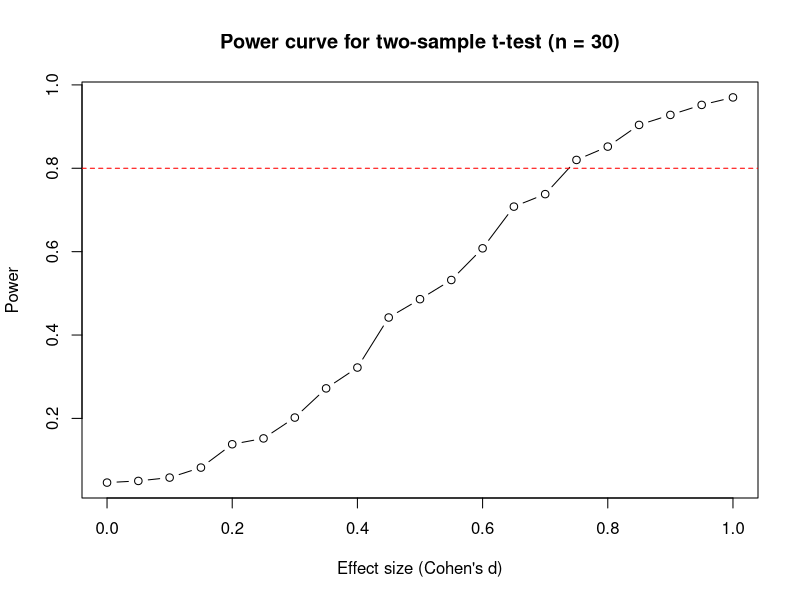
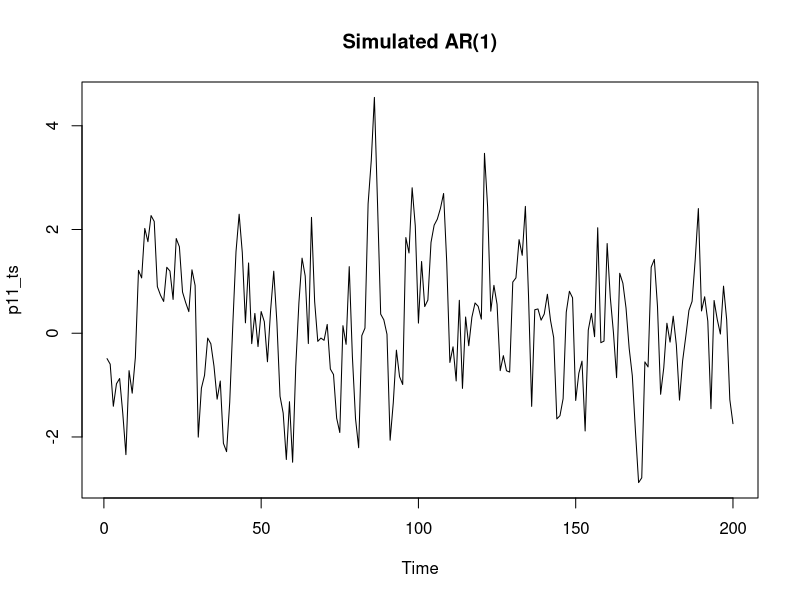
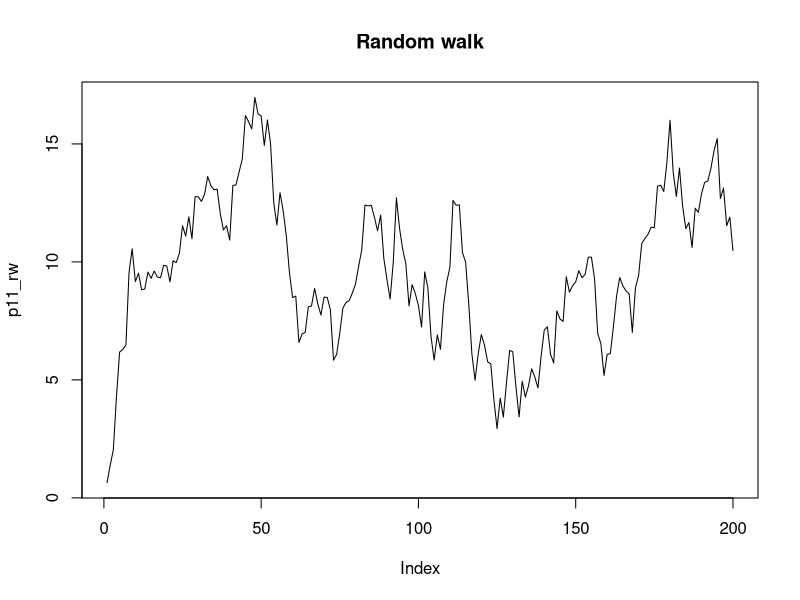
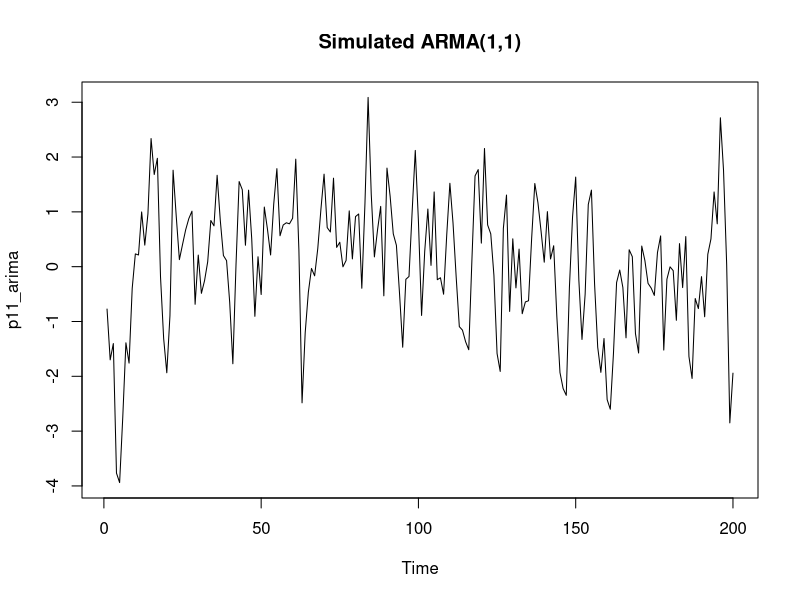
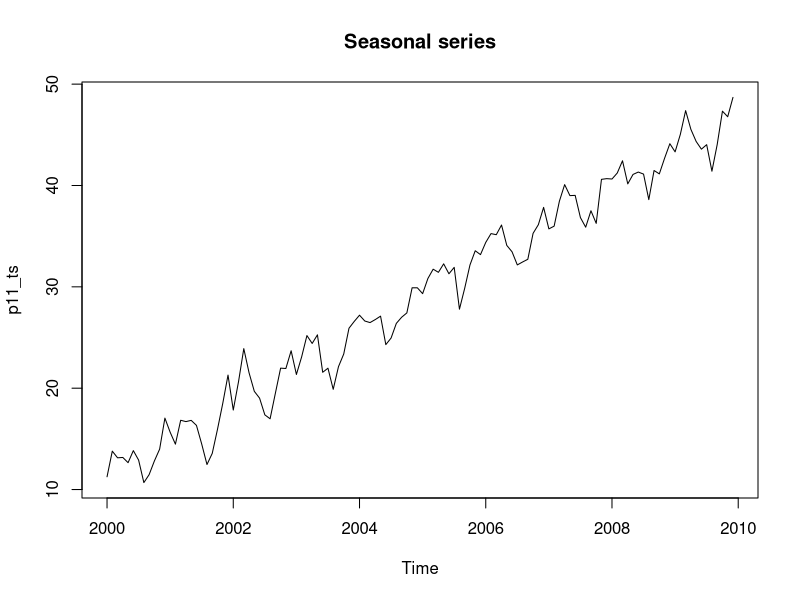
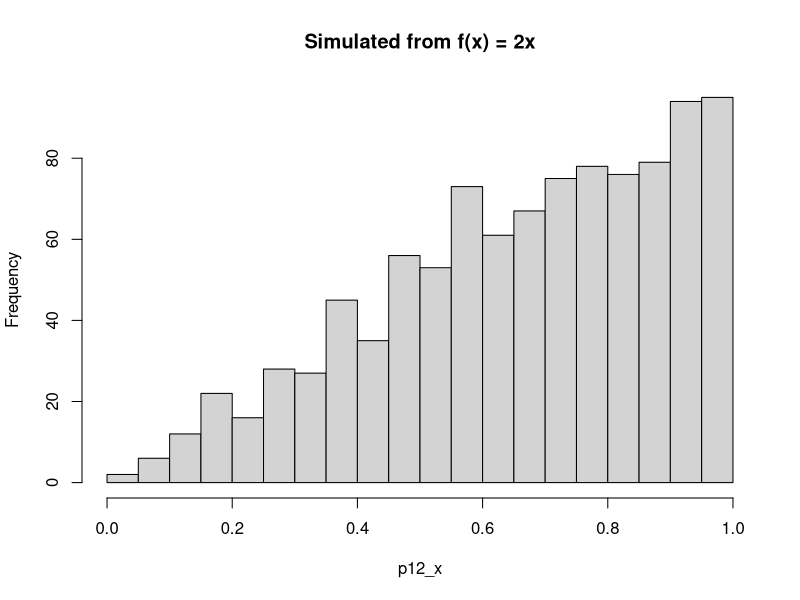
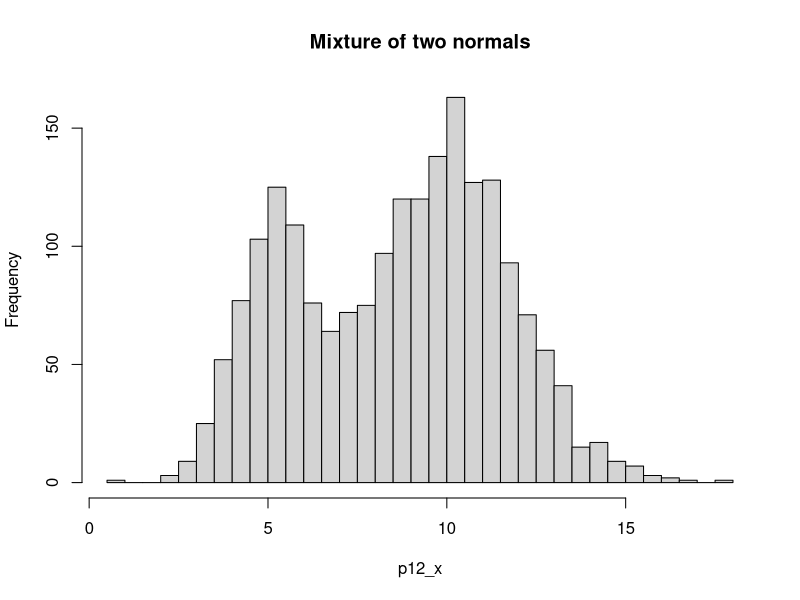
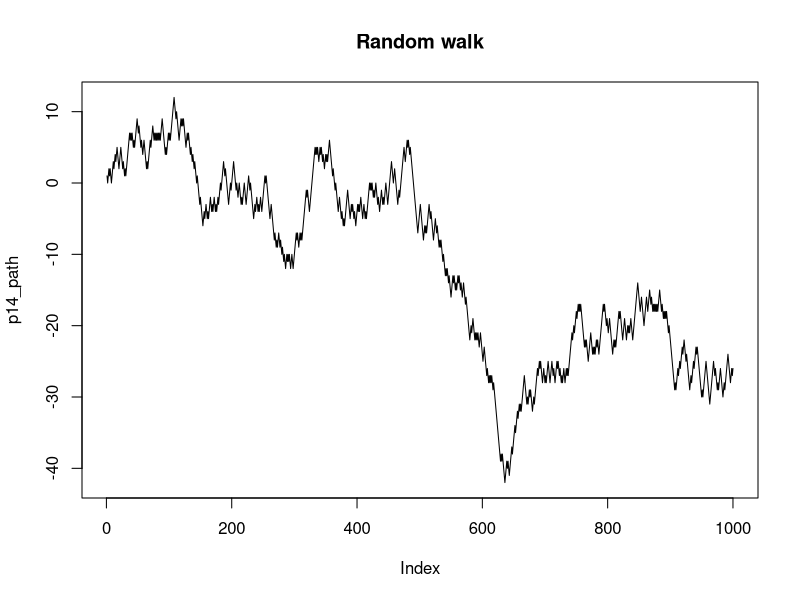

Here is the R script that generated these plots, in order:
## ---- chunk 1
knitr::opts_chunk$set(echo = TRUE, warning = FALSE, message = FALSE)

library(tidyverse)
library(knitr)
## ---- chunk 2
# --- Self-contained: reproducibility ---
set.seed(101)
p1_a <- rnorm(3)

set.seed(101)
p1_b <- rnorm(3)

identical(p1_a, p1_b)
## ---- chunk 3
# --- Self-contained: convergence ---
set.seed(102)
p1_means <- cumsum(rnorm(5000)) / 1:5000   # running mean of N(0,1)
tail(p1_means, 5)
## ---- chunk 4
# --- Self-contained: set.seed ---
set.seed(201)
p2_x <- rnorm(5)
p2_x
## ---- chunk 5
# --- Self-contained: same seed, different generators ---
set.seed(202)
p2_a <- rnorm(3)

set.seed(202)
p2_b <- rnorm(3)
p2_c <- runif(3)   # advances RNG state

identical(p2_a, p2_b)
## ---- chunk 6
# --- Self-contained: sampling options ---
set.seed(203)
p2_pop <- 1:10

sample(p2_pop, 5)                        # without replacement
sample(p2_pop, 5, replace = TRUE)        # with replacement
sample(p2_pop, 5, prob = 1:10)           # weighted
sample(c("H", "T"), 10, replace = TRUE,
       prob = c(0.5, 0.5))               # coin flips
## ---- chunk 7
# --- Self-contained: stratified sampling ---
set.seed(204)
p2_strata <- c(rep("A", 100), rep("B", 200), rep("C", 300))
p2_values <- rnorm(600, 50, 10)

# Proportional allocation: n = 60
p2_n  <- 60
p2_N  <- table(p2_strata)
p2_nh <- round(p2_n * p2_N / sum(p2_N))

p2_sample <- unlist(lapply(names(p2_N), function(h) {
  idx <- which(p2_strata == h)
  sample(idx, p2_nh[h])
}))
length(p2_sample); table(p2_strata[p2_sample])
## ---- chunk 8
# --- Self-contained: shuffling ---
set.seed(205)
p2_x <- 1:10
sample(p2_x)                # permutation
sample(p2_x)[1:3]           # random subset
## ---- chunk 9
# --- Self-contained: k-fold indices ---
set.seed(206)
p2_n <- 100
p2_K <- 5
p2_folds <- sample(rep(1:p2_K, length.out = p2_n))
table(p2_folds)
## ---- chunk 10
# --- Self-contained: train/test split ---
set.seed(207)
p2_df <- tibble(id = 1:100, y = rnorm(100))
p2_idx <- sample(1:nrow(p2_df), size = 0.8 * nrow(p2_df))
p2_train <- p2_df[p2_idx, ]
p2_test  <- p2_df[-p2_idx, ]
nrow(p2_train); nrow(p2_test)
## ---- chunk 11
# --- Self-contained: normal ---
dnorm(0)               # density at 0
pnorm(1.96)            # P(X <= 1.96)
qnorm(0.975)           # 97.5% quantile = 1.96
set.seed(301); rnorm(3)
## ---- chunk 12
# --- Self-contained: uniform ---
dunif(0.5)                # density at 0.5
punif(0.5)                # P(X <= 0.5)
qunif(0.5)                # median
set.seed(302); runif(3)
## ---- chunk 13
# --- Self-contained: binomial ---
dbinom(3, size = 10, prob = 0.5)   # P(X = 3)
pbinom(3, size = 10, prob = 0.5)   # P(X <= 3)
qbinom(0.95, size = 10, prob = 0.5)
set.seed(303); rbinom(5, size = 10, prob = 0.5)
## ---- chunk 14
# --- Self-contained: Poisson ---
dpois(2, lambda = 3)                # P(X = 2)
ppois(2, lambda = 3)                # P(X <= 2)
qpois(0.95, lambda = 3)
set.seed(304); rpois(5, lambda = 3)
## ---- chunk 15
# --- Self-contained: exponential ---
dexp(1, rate = 2)
pexp(1, rate = 2)
qexp(0.5, rate = 2)
set.seed(305); rexp(5, rate = 2)
## ---- chunk 16
# --- Self-contained: chisq, t, F ---
pchisq(3.84, df = 1)          # ≈ 0.95
qt(0.975, df = 10)            # 97.5% t quantile
qf(0.95, df1 = 2, df2 = 10)   # 95% F quantile
set.seed(306); rchisq(3, df = 5); rt(3, df = 10); rf(3, df1 = 2, df2 = 5)
## ---- chunk 17
# --- Self-contained: MVN ---
set.seed(307)
p3_mu    <- c(0, 0)
p3_Sigma <- matrix(c(1, 0.7, 0.7, 1), nrow = 2)

# Manual MVN draw
p3_z <- matrix(rnorm(10 * 2), ncol = 2)
p3_x <- p3_z %*% chol(p3_Sigma) + matrix(p3_mu, nrow = 10, ncol = 2, byrow = TRUE)
round(head(p3_x, 3), 3)
## ---- chunk 18
# --- Self-contained: truncated normal (rejection) ---
set.seed(308)
p3_n <- 1000
p3_x <- rnorm(p3_n)
p3_trunc <- p3_x[p3_x > 0]     # keep only values > 0
length(p3_trunc)
## ---- chunk 19
# --- Self-contained: general discrete ---
set.seed(309)
p3_vals   <- c(0, 1, 2, 5)
p3_probs  <- c(0.2, 0.4, 0.3, 0.1)

p3_draws <- sample(p3_vals, 1000, replace = TRUE, prob = p3_probs)
table(p3_draws) / 1000
## ---- chunk 20
# --- Self-contained: verify generator ---
set.seed(310)
p3_x <- rnorm(10000, mean = 5, sd = 2)
c(mean = mean(p3_x), sd = sd(p3_x))
## ---- chunk 21
# --- Self-contained: MC estimate of a mean ---
set.seed(401)
p4_B <- 5000
p4_x <- rnorm(p4_B, mean = 50, sd = 10)
mean(p4_x)
sd(p4_x) / sqrt(p4_B)
## ---- chunk 22
# --- Self-contained: MC estimate of variance ---
set.seed(402)
p4_B <- 5000
p4_x <- rnorm(p4_B, mean = 50, sd = 10)
var(p4_x)
## ---- chunk 23
# --- Self-contained: MC estimate of a probability ---
set.seed(403)
p4_B <- 10000
p4_x <- rnorm(p4_B)
mean(p4_x > 2)              # estimated probability
sqrt(mean(p4_x > 2) * (1 - mean(p4_x > 2)) / p4_B)   # MC-SE
## ---- chunk 24
# --- Self-contained: MC estimate of a quantile ---
set.seed(404)
p4_B <- 10000
p4_x <- rnorm(p4_B)
quantile(p4_x, 0.975)
## ---- chunk 25
# --- Self-contained: MC estimate of a nonlinear function ---
set.seed(405)
p4_B <- 5000
p4_x <- runif(p4_B)
mean(p4_x^2)
## ---- chunk 26
# --- Self-contained: rare event ---
set.seed(406)
p4_B <- 100000
p4_x <- rnorm(p4_B)
mean(p4_x > 4)              # P(X > 4) ≈ 3.17e-5
## ---- chunk 27
# --- Self-contained: joint probability ---
set.seed(407)
p4_B <- 10000
p4_Sigma <- matrix(c(1, 0.5, 0.5, 1), nrow = 2)
p4_z <- matrix(rnorm(p4_B * 2), ncol = 2)
p4_x <- p4_z %*% chol(p4_Sigma)
mean(p4_x[,1] > 0 & p4_x[,2] > 0)
## ---- chunk 28
# --- Self-contained: bias of the sample mean ---
set.seed(501)
p5_B  <- 5000
p5_n  <- 30
p5_mu <- 10

p5_means <- replicate(p5_B, mean(rnorm(p5_n, mean = p5_mu)))

c(bias = mean(p5_means) - p5_mu,
  var  = var(p5_means),
  mse  = mean((p5_means - p5_mu)^2))
## ---- chunk 29
# --- Self-contained: bias of the median ---
set.seed(502)
p5_B  <- 5000
p5_n  <- 30
p5_mu <- 0

p5_med <- replicate(p5_B, median(rnorm(p5_n, mean = p5_mu)))

c(bias = mean(p5_med) - p5_mu,
  var  = var(p5_med),
  mse  = mean((p5_med - p5_mu)^2))
## ---- chunk 30
# --- Self-contained: biased variance estimator ---
set.seed(503)
p5_B <- 5000
p5_n <- 20
p5_sigma2 <- 4

p5_biased <- replicate(p5_B, {
  y <- rnorm(p5_n, sd = sqrt(p5_sigma2))
  mean((y - mean(y))^2)
})

c(bias = mean(p5_biased) - p5_sigma2)
## ---- chunk 31
# --- Self-contained: bias of ratio estimator ---
set.seed(504)
p5_B  <- 5000
p5_n  <- 30
p5_N  <- 500
p5_x  <- rnorm(p5_N, mean = 20, sd = 4)
p5_y  <- 3 * p5_x + rnorm(p5_N, sd = 3)
p5_mux <- mean(p5_x)
p5_muy <- mean(p5_y)

p5_ratio <- replicate(p5_B, {
  idx <- sample(p5_N, p5_n)
  mean(p5_y[idx]) / mean(p5_x[idx]) * p5_mux
})

c(true = p5_muy,
  bias = mean(p5_ratio) - p5_muy,
  var  = var(p5_ratio),
  mse  = mean((p5_ratio - p5_muy)^2))
## ---- chunk 32
# --- Self-contained: mean vs median ---
set.seed(505)
p5_B  <- 5000
p5_n  <- 30
p5_mu <- 0

p5_mean <- replicate(p5_B, mean(rnorm(p5_n)))
p5_med  <- replicate(p5_B, median(rnorm(p5_n)))

tibble(
  Estimator = c("Mean", "Median"),
  Bias      = c(mean(p5_mean) - p5_mu, mean(p5_med) - p5_mu),
  Variance  = c(var(p5_mean), var(p5_med)),
  MSE       = c(mean((p5_mean - p5_mu)^2), mean((p5_med - p5_mu)^2))
) %>% kable(digits = 5)
## ---- chunk 33
# --- Self-contained: relative efficiency ---
set.seed(506)
p5_mean <- replicate(5000, mean(rnorm(30)))
p5_med  <- replicate(5000, median(rnorm(30)))

mse_mean <- mean(p5_mean^2)
mse_med  <- mean(p5_med^2)
c(RE_median_vs_mean = mse_med / mse_mean,
  RE_mean_vs_median = mse_mean / mse_med)
## ---- chunk 34
# --- Self-contained: coverage of a t-based CI ---
set.seed(601)
p6_B  <- 5000
p6_n  <- 25
p6_mu <- 10
p6_sd <- 2

p6_cover <- replicate(p6_B, {
  y <- rnorm(p6_n, mean = p6_mu, sd = p6_sd)
  ci <- t.test(y)$conf.int
  ci[1] <= p6_mu & p6_mu <= ci[2]
})

mean(p6_cover)
## ---- chunk 35
# --- Self-contained: coverage with wrong SE ---
set.seed(602)
p6_B  <- 5000
p6_n  <- 25
p6_mu <- 10
p6_sd <- 2

p6_cover_bad <- replicate(p6_B, {
  y <- rnorm(p6_n, mean = p6_mu, sd = p6_sd)
  z <- qnorm(0.975)
  se_wrong <- sd(y) / sqrt(p6_n - 1)   # WRONG denominator
  ci <- mean(y) + c(-1, 1) * z * se_wrong
  ci[1] <= p6_mu & p6_mu <= ci[2]
})

mean(p6_cover_bad)
## ---- chunk 36
# --- Self-contained: coverage with FPC ---
set.seed(603)
p6_B  <- 5000
p6_N  <- 200
p6_n  <- 40
p6_pop <- rnorm(p6_N, mean = 50, sd = 10)
p6_mu  <- mean(p6_pop)
p6_z   <- qnorm(0.975)

p6_cover_fpc <- replicate(p6_B, {
  s <- sample(p6_pop, p6_n)
  se <- sqrt((1 - p6_n / p6_N) * var(s) / p6_n)
  ci <- mean(s) + c(-1, 1) * p6_z * se
  ci[1] <= p6_mu & p6_mu <= ci[2]
})

mean(p6_cover_fpc)
## ---- chunk 37
# --- Self-contained: bootstrap percentile CI coverage ---
set.seed(604)
p6_B  <- 2000
p6_n  <- 30
p6_mu <- 5

p6_cover_boot <- replicate(p6_B, {
  y <- rnorm(p6_n, mean = p6_mu)
  boot_means <- replicate(500, mean(sample(y, replace = TRUE)))
  ci <- quantile(boot_means, c(0.025, 0.975))
  ci[1] <= p6_mu & p6_mu <= ci[2]
})

mean(p6_cover_boot)
## ---- chunk 38
# --- Self-contained: CI width vs n ---
set.seed(605)
p6_n_grid <- c(10, 20, 50, 100, 500)

p6_widths <- sapply(p6_n_grid, function(nn) {
  mean(replicate(1000, diff(t.test(rnorm(nn))$conf.int)))
})

tibble(n = p6_n_grid, width = p6_widths) %>% kable(digits = 3)
## ---- chunk 39
# --- Self-contained: bootstrap SE ---
set.seed(701)
p7_y <- rnorm(50, mean = 10, sd = 2)

p7_B <- 2000
p7_boot_means <- replicate(p7_B, mean(sample(p7_y, replace = TRUE)))

c(se_boot = sd(p7_boot_means),
  se_theory = sd(p7_y) / sqrt(length(p7_y)))
## ---- chunk 40
# --- Self-contained: percentile bootstrap CI ---
set.seed(702)
p7_y <- rnorm(50, mean = 10, sd = 2)

p7_boot_means <- replicate(2000, mean(sample(p7_y, replace = TRUE)))
quantile(p7_boot_means, c(0.025, 0.975))
## ---- chunk 41
# --- Self-contained: basic bootstrap CI ---
set.seed(703)
p7_y <- rnorm(50, mean = 10, sd = 2)

p7_boot_means <- replicate(2000, mean(sample(p7_y, replace = TRUE)))
p7_pct <- quantile(p7_boot_means, c(0.025, 0.975))
# Basic CI: 2*theta_hat - upper, 2*theta_hat - lower
p7_basic <- 2 * mean(p7_y) - rev(p7_pct)
p7_basic
## ---- chunk 42
# --- Self-contained: bootstrap correlation ---
set.seed(704)
p7_df <- tibble(x = rnorm(100), y = rnorm(100))
p7_boot_cor <- replicate(2000, {
  idx <- sample(nrow(p7_df), replace = TRUE)
  cor(p7_df$x[idx], p7_df$y[idx])
})
c(est = cor(p7_df$x, p7_df$y),
  lo = quantile(p7_boot_cor, 0.025),
  hi = quantile(p7_boot_cor, 0.975))
## ---- chunk 43
# --- Self-contained: bootstrap slope ---
set.seed(705)
p7_df <- tibble(x = rnorm(100), y = 2 + 3 * x + rnorm(100))
p7_boot_slope <- replicate(2000, {
  idx <- sample(nrow(p7_df), replace = TRUE)
  coef(lm(y ~ x, data = p7_df[idx, ]))[2]
})
c(est = coef(lm(y ~ x, data = p7_df))[2],
  lo = quantile(p7_boot_slope, 0.025),
  hi = quantile(p7_boot_slope, 0.975))
## ---- chunk 44
# --- Self-contained: bootstrap proportion ---
set.seed(706)
p7_y <- rbinom(100, 1, 0.4)
p7_boot_p <- replicate(2000, mean(sample(p7_y, replace = TRUE)))
c(est = mean(p7_y),
  lo = quantile(p7_boot_p, 0.025),
  hi = quantile(p7_boot_p, 0.975))
## ---- chunk 45
# --- Self-contained: block bootstrap ---
set.seed(707)
p7_ts <- arima.sim(model = list(ar = 0.7), n = 100)
p7_B  <- 2000
p7_L  <- 10      # block length
p7_n  <- length(p7_ts)

p7_boot_mean <- replicate(p7_B, {
  n_blocks <- ceiling(p7_n / p7_L)
  starts <- sample(1:(p7_n - p7_L + 1), n_blocks, replace = TRUE)
  blocks <- unlist(lapply(starts, function(s) p7_ts[s:(s + p7_L - 1)]))
  mean(blocks[1:p7_n])
})
c(est = mean(p7_ts),
  lo = quantile(p7_boot_mean, 0.025),
  hi = quantile(p7_boot_mean, 0.975))
## ---- chunk 46
# --- Self-contained: parametric bootstrap ---
set.seed(708)
p7_df <- tibble(x = rnorm(100), y = 2 + 3 * x + rnorm(100))
p7_fit <- lm(y ~ x, data = p7_df)
p7_sigma_hat <- summary(p7_fit)$sigma
p7_beta_hat  <- coef(p7_fit)

p7_boot <- replicate(2000, {
  p7_df$y_sim <- p7_beta_hat[1] + p7_beta_hat[2] * p7_df$x +
                 rnorm(nrow(p7_df), sd = p7_sigma_hat)
  coef(lm(y_sim ~ x, data = p7_df))[2]
})
c(est = p7_beta_hat[2],
  lo = quantile(p7_boot, 0.025),
  hi = quantile(p7_boot, 0.975))
## ---- chunk 47
# --- Self-contained: cluster bootstrap ---
set.seed(709)
p7_clusters <- 30
p7_sizes    <- sample(5:15, p7_clusters, replace = TRUE)
p7_df <- tibble(
  cluster = rep(1:p7_clusters, times = p7_sizes),
  y = rnorm(sum(p7_sizes)) + rep(rnorm(p7_clusters, 0, 2), times = p7_sizes)
)

p7_unique_clusters <- unique(p7_df$cluster)
p7_boot <- replicate(2000, {
  picked <- sample(p7_unique_clusters, replace = TRUE)
  y <- unlist(lapply(picked, function(k) p7_df$y[p7_df$cluster == k]))
  mean(y)
})
c(est = mean(p7_df$y),
  lo = quantile(p7_boot, 0.025),
  hi = quantile(p7_boot, 0.975))
## ---- chunk 48
# --- Self-contained: permutation test for two means ---
set.seed(801)
p8_x <- rnorm(30, mean = 10)
p8_y <- rnorm(30, mean = 11)

p8_obs <- mean(p8_x) - mean(p8_y)
p8_pooled <- c(p8_x, p8_y)
p8_B <- 5000

p8_perms <- replicate(p8_B, {
  idx <- sample(length(p8_pooled), length(p8_x))
  mean(p8_pooled[idx]) - mean(p8_pooled[-idx])
})

p8_pval <- mean(abs(p8_perms) >= abs(p8_obs))
p8_pval
## ---- chunk 49
# --- Self-contained: permutation test for correlation ---
set.seed(802)
p8_x <- rnorm(50)
p8_y <- 0.5 * p8_x + rnorm(50, sd = sqrt(1 - 0.25))

p8_obs <- cor(p8_x, p8_y)
p8_B <- 5000

p8_perms <- replicate(p8_B, {
  cor(p8_x, sample(p8_y))
})

mean(abs(p8_perms) >= abs(p8_obs))
## ---- chunk 50
# --- Self-contained: permutation test for slope ---
set.seed(803)
p8_df <- tibble(x = rnorm(60), y = 2 + 0.5 * x + rnorm(60))
p8_obs <- coef(lm(y ~ x, data = p8_df))[2]

p8_B <- 5000
p8_perms <- replicate(p8_B, {
  coef(lm(y ~ sample(x), data = p8_df))[2]
})

mean(abs(p8_perms) >= abs(p8_obs))
## ---- chunk 51
# --- Self-contained: paired permutation test ---
set.seed(804)
p8_diff <- rnorm(30, mean = 0.5)
p8_obs  <- mean(p8_diff)

p8_perms <- replicate(5000, mean(sample(c(-1, 1), length(p8_diff),
                                        replace = TRUE) * p8_diff))
mean(abs(p8_perms) >= abs(p8_obs))
## ---- chunk 52
# --- Self-contained: permutation F-test ---
set.seed(805)
p8_df <- tibble(
  group = factor(rep(c("A", "B", "C"), each = 20)),
  y = c(rnorm(20, 10), rnorm(20, 12), rnorm(20, 14))
)

p8_obs <- summary(aov(y ~ group, data = p8_df))[[1]][["F value"]][1]
p8_B <- 5000

p8_perms <- replicate(p8_B, {
  y_perm <- sample(p8_df$y)
  summary(aov(y_perm ~ group, data = p8_df))[[1]][["F value"]][1]
})

mean(p8_perms >= p8_obs)
## ---- chunk 53
# --- Self-contained: power of two-sample t-test ---
set.seed(901)
p9_B  <- 2000
p9_n  <- 30
p9_d  <- 0.5    # Cohen's d

p9_reject <- replicate(p9_B, {
  x <- rnorm(p9_n, mean = 0)
  y <- rnorm(p9_n, mean = p9_d)
  t.test(x, y)$p.value < 0.05
})

mean(p9_reject)
## ---- chunk 54
# --- Self-contained: power curve ---
set.seed(902)
p9_d_grid <- seq(0, 1, by = 0.1)
p9_n <- 30

p9_power <- sapply(p9_d_grid, function(d) {
  mean(replicate(1000, {
    t.test(rnorm(p9_n), rnorm(p9_n, mean = d))$p.value < 0.05
  }))
})

tibble(d = p9_d_grid, power = round(p9_power, 3)) %>% kable()
## ---- chunk 55
# --- Self-contained: power vs n ---
set.seed(903)
p9_n_grid <- c(10, 20, 30, 50, 100)
p9_d <- 0.5

p9_power <- sapply(p9_n_grid, function(nn) {
  mean(replicate(1000, {
    t.test(rnorm(nn), rnorm(nn, mean = p9_d))$p.value < 0.05
  }))
})

tibble(n = p9_n_grid, power = round(p9_power, 3)) %>% kable()
## ---- chunk 56
# --- Self-contained: power of chi-square ---
set.seed(904)
p9_n  <- 200
p9_p1 <- 0.5
p9_p2 <- 0.3

p9_reject <- replicate(2000, {
  g1 <- rbinom(p9_n, 1, p9_p1)
  g2 <- rbinom(p9_n, 1, p9_p2)
  tab <- table(g1, g2)
  chisq.test(tab)$p.value < 0.05
})
mean(p9_reject)
## ---- chunk 57
# --- Self-contained: power of one-way ANOVA ---
set.seed(905)
p9_n <- 30
p9_means <- c(10, 11, 12)

p9_reject <- replicate(2000, {
  g <- factor(rep(c("A", "B", "C"), each = p9_n))
  y <- c(rnorm(p9_n, p9_means[1]),
         rnorm(p9_n, p9_means[2]),
         rnorm(p9_n, p9_means[3]))
  summary(aov(y ~ g))[[1]][["Pr(>F)"]][1] < 0.05
})
mean(p9_reject)
## ---- chunk 58
# --- Self-contained: power of regression slope ---
set.seed(906)
p9_n <- 50
p9_beta <- 0.3

p9_reject <- replicate(2000, {
  x <- rnorm(p9_n)
  y <- p9_beta * x + rnorm(p9_n)
  summary(lm(y ~ x))$coefficients["x", "Pr(>|t|)"] < 0.05
})
mean(p9_reject)
## ---- chunk 59
# --- Self-contained: plot power curve ---
set.seed(907)
p9_d_grid <- seq(0, 1, by = 0.05)
p9_power <- sapply(p9_d_grid, function(d) {
  mean(replicate(500, t.test(rnorm(30), rnorm(30, d))$p.value < 0.05))
})

plot(p9_d_grid, p9_power, type = "b",
     xlab = "Effect size (Cohen's d)", ylab = "Power",
     main = "Power curve for two-sample t-test (n = 30)")
abline(h = 0.80, lty = 2, col = "red")
## ---- chunk 60
# --- Self-contained: sample size for 80% power ---
set.seed(1001)
p10_d <- 0.5
p10_target <- 0.80

p10_n <- 5
repeat {
  pw <- mean(replicate(500, t.test(rnorm(p10_n), rnorm(p10_n, p10_d))$p.value < 0.05))
  if (pw >= p10_target) break
  p10_n <- p10_n + 2
}
p10_n
## ---- chunk 61
# --- Self-contained: binary search for n ---
set.seed(1002)
p10_d <- 0.5
p10_target <- 0.80

p10_power_at <- function(n) {
  mean(replicate(500, t.test(rnorm(n), rnorm(n, p10_d))$p.value < 0.05))
}

lo <- 5; hi <- 200
while (hi - lo > 1) {
  mid <- floor((lo + hi) / 2)
  if (p10_power_at(mid) >= p10_target) hi <- mid else lo <- mid
}
hi
## ---- chunk 62
# --- Self-contained: regression data ---
set.seed(1101)
p11_n <- 100
p11_df <- tibble(
  x1 = rnorm(p11_n),
  x2 = rnorm(p11_n),
  y  = 2 + 3 * x1 - 1.5 * x2 + rnorm(p11_n)
)
head(p11_df)
## ---- chunk 63
# --- Self-contained: AR(1) series ---
set.seed(1107)
p11_ts <- arima.sim(model = list(ar = 0.7), n = 200)
plot(p11_ts, main = "Simulated AR(1)")
## ---- chunk 64
# --- Self-contained: random walk ---
set.seed(1108)
p11_rw <- cumsum(rnorm(200))
plot(p11_rw, type = "l", main = "Random walk")
## ---- chunk 65
# --- Self-contained: ARIMA(1,1,1) ---
set.seed(1109)
p11_arima <- arima.sim(model = list(ar = 0.5, ma = 0.3), n = 200)
p11_arima_diff <- diff(p11_arima)   # if you want to see the difference
plot(p11_arima, main = "Simulated ARMA(1,1)")
## ---- chunk 66
# --- Self-contained: seasonal series ---
set.seed(1110)
p11_t <- 1:120
p11_seas <- 10 + 0.3 * p11_t +
            rep(c(1, 2, 3, 2, 1, 0, -1, -2, -1, 0, 1, 2), 10) +
            rnorm(120)
p11_ts <- ts(p11_seas, start = c(2000, 1), frequency = 12)
plot(p11_ts, main = "Seasonal series")
## ---- chunk 67
# --- Self-contained: inverse-transform ---
set.seed(1201)
p12_u <- runif(1000)
p12_x <- sqrt(p12_u)          # F^{-1}(u) = sqrt(u)
hist(p12_x, breaks = 20, main = "Simulated from f(x) = 2x")
## ---- chunk 68
# --- Self-contained: exponential via inverse CDF ---
set.seed(1202)
p12_u <- runif(1000)
p12_x <- -log(p12_u) / 2      # rate = 2
mean(p12_x)                    # ≈ 0.5
## ---- chunk 69
# --- Self-contained: rejection sampling for a truncated normal ---
set.seed(1203)
p12_n <- 1000
p12_samples <- numeric(p12_n)
p12_count <- 0

while (p12_count < p12_n) {
  x <- rnorm(1)
  # Target: N(0,1) truncated to [0, 2] (density normalised)
  # Proposal: N(0,1) truncated to [0, 2] (i.e., uniform on [0,2] rescaled)
  # Simpler: use uniform proposal on [0,2]
  x <- runif(1, 0, 2)
  u <- runif(1)
  if (u <= dnorm(x) / dnorm(0)) {
    p12_count <- p12_count + 1
    p12_samples[p12_count] <- x
  }
}
mean(p12_samples); sd(p12_samples)
## ---- chunk 70
# --- Self-contained: discrete inverse CDF ---
set.seed(1204)
p12_vals <- c(0, 1, 2, 5)
p12_probs <- c(0.2, 0.4, 0.3, 0.1)
p12_cdf <- cumsum(p12_probs)

p12_u <- runif(1000)
p12_draws <- p12_vals[findInterval(p12_u, p12_cdf) + 1]
table(p12_draws) / 1000
## ---- chunk 71
# --- Self-contained: mixture of two normals ---
set.seed(1205)
p12_n <- 2000
p12_z <- rbinom(p12_n, 1, 0.3)   # component indicator
p12_x <- ifelse(p12_z == 1, rnorm(p12_n, 5, 1), rnorm(p12_n, 10, 2))
hist(p12_x, breaks = 30, main = "Mixture of two normals")
## ---- chunk 72
# --- Self-contained: MC integration ---
set.seed(1301)
p13_B <- 100000
p13_u <- runif(p13_B)
p13_est <- mean(exp(-p13_u^2))
p13_se  <- sd(exp(-p13_u^2)) / sqrt(p13_B)
c(est = p13_est, se = p13_se)
## ---- chunk 73
integrate(function(x) exp(-x^2), 0, 1)$value
## ---- chunk 74
# --- Self-contained: MC integration of sin ---
set.seed(1302)
p13_B <- 100000
p13_u <- runif(p13_B, 0, pi)
p13_est <- pi * mean(sin(p13_u))
c(est = p13_est, se = pi * sd(sin(p13_u)) / sqrt(p13_B))
## ---- chunk 75
# --- Self-contained: verify normal density ---
set.seed(1303)
p13_B <- 100000
p13_x <- rnorm(p13_B)
p13_est <- mean(dnorm(p13_x) / dnorm(p13_x))  # trivial
p13_est
## ---- chunk 76
# --- Self-contained: 3D MC integration ---
set.seed(1304)
p13_B <- 100000
p13_X <- matrix(runif(p13_B * 3), ncol = 3)
p13_f <- exp(-rowSums(p13_X^2))
p13_est <- mean(p13_f)
p13_se  <- sd(p13_f) / sqrt(p13_B)
c(est = p13_est, se = p13_se)
## ---- chunk 77
# --- Self-contained: IS for rare event ---
set.seed(1305)
p13_B <- 10000
# Proposal: N(4, 1)
p13_z <- rnorm(p13_B, mean = 4, sd = 1)
# Weight = phi(z)/psi(z)
p13_w <- dnorm(p13_z, mean = 0, sd = 1) / dnorm(p13_z, mean = 4, sd = 1)
p13_est <- mean((p13_z > 4) * p13_w)
p13_est
## ---- chunk 78
set.seed(1306)
p13_B <- 10000
p13_est_naive <- mean(rnorm(p13_B) > 4)
c(naive = p13_est_naive, truth = 1 - pnorm(4))
## ---- chunk 79
# --- Self-contained: simple random walk ---
set.seed(1401)
p14_n <- 1000
p14_steps <- sample(c(-1, 1), p14_n, replace = TRUE)
p14_path  <- cumsum(p14_steps)
plot(p14_path, type = "l", main = "Random walk")
## ---- chunk 80
# --- Self-contained: Brownian motion ---
set.seed(1402)
p14_n <- 1000
p14_dt <- 1 / p14_n
p14_db <- rnorm(p14_n, sd = sqrt(p14_dt))
p14_B  <- c(0, cumsum(p14_db))
plot(seq(0, 1, length.out = p14_n + 1), p14_B, type = "l",
     xlab = "t", ylab = "B(t)", main = "Brownian motion")
## ---- chunk 81
# --- Self-contained: two-state Markov chain ---
set.seed(1403)
p14_P <- matrix(c(0.7, 0.3,
                  0.4, 0.6), nrow = 2, byrow = TRUE)

p14_n <- 1000
p14_states <- numeric(p14_n)
p14_states[1] <- 1

for (i in 2:p14_n) {
  p14_states[i] <- sample(1:2, 1, prob = p14_P[p14_states[i-1], ])
}
table(p14_states) / p14_n
## ---- chunk 82
# --- Self-contained: verify stationary ---
eigen(t(p14_P))$vectors[, 1] / sum(eigen(t(p14_P))$vectors[, 1])
## ---- chunk 83
# --- Self-contained: Metropolis for a non-standard target ---
set.seed(1404)
p14_target <- function(x) exp(-x^4 / 4 + x^2 / 2)   # unnormalised

p14_n <- 10000
p14_x <- numeric(p14_n)
p14_x[1] <- 0
p14_accept <- 0

for (i in 2:p14_n) {
  p14_prop <- rnorm(1, mean = p14_x[i-1], sd = 1)
  p14_ratio <- p14_target(p14_prop) / p14_target(p14_x[i-1])
  if (runif(1) < p14_ratio) {
    p14_x[i] <- p14_prop
    p14_accept <- p14_accept + 1
  } else {
    p14_x[i] <- p14_x[i-1]
  }
}
p14_accept / p14_n
hist(p14_x[-(1:1000)], breaks = 50, main = "Metropolis samples")
## ---- chunk 84
# --- Self-contained: simple graph ---
set.seed(1405)
p14_adj <- matrix(c(
  0, 1, 1, 0,
  1, 0, 1, 1,
  1, 1, 0, 1,
  0, 1, 1, 0
), nrow = 4, byrow = TRUE)

p14_P <- p14_adj / rowSums(p14_adj)

p14_n <- 5000
p14_states <- numeric(p14_n); p14_states[1] <- 1
for (i in 2:p14_n) p14_states[i] <- sample(1:4, 1, prob = p14_P[p14_states[i-1], ])
table(p14_states) / p14_n
## ---- chunk 85
# --- Self-contained: antithetic for mean of U(0,1) ---
set.seed(1501)
p15_B <- 5000

# Independent
p15_ind <- mean(runif(p15_B))

# Antithetic
p15_u <- runif(p15_B / 2)
p15_antithetic <- mean(c(p15_u, 1 - p15_u))

p15_ind
p15_antithetic
## ---- chunk 86
# --- Self-contained: jackknife for the mean ---
set.seed(1601)
p16_x <- rnorm(30)
p16_n <- length(p16_x)

p16_theta_hat <- mean(p16_x)
p16_leave_one <- sapply(1:p16_n, function(i) mean(p16_x[-i]))
p16_jack_mean <- mean(p16_leave_one)

p16_bias <- (p16_n - 1) * (p16_jack_mean - p16_theta_hat)
p16_var  <- (p16_n - 1) / p16_n * sum((p16_leave_one - p16_jack_mean)^2)

c(bias_jack = p16_bias,
  se_jack = sqrt(p16_var),
  se_theory = sd(p16_x) / sqrt(p16_n))
## ---- chunk 87
# --- Self-contained: LOOCV ---
set.seed(1602)
p16_df <- tibble(x = rnorm(50), y = 2 + 3 * x + rnorm(50))

p16_loo_resid <- residuals(lm(y ~ x, data = p16_df)) /
                 (1 - hatvalues(lm(y ~ x, data = p16_df)))
sqrt(mean(p16_loo_resid^2))
## ---- chunk 88
# --- Self-contained: K-fold CV ---
set.seed(1603)
p16_df <- tibble(x = rnorm(100), y = 2 + 3 * x + rnorm(100))
p16_K <- 5
p16_folds <- sample(rep(1:p16_K, length.out = nrow(p16_df)))

p16_rmse <- numeric(p16_K)
for (k in 1:p16_K) {
  train <- p16_df[p16_folds != k, ]
  test  <- p16_df[p16_folds == k, ]
  fit   <- lm(y ~ x, data = train)
  pred  <- predict(fit, newdata = test)
  p16_rmse[k] <- sqrt(mean((test$y - pred)^2))
}
mean(p16_rmse)
## ---- chunk 89
# --- Self-contained: CV for model choice ---
set.seed(1604)
p16_df <- tibble(
  x1 = rnorm(100),
  x2 = rnorm(100),
  y  = 2 + 3 * x1 + rnorm(100)   # x2 is noise
)

cv_rmse <- function(formula, df, K = 5) {
  folds <- sample(rep(1:K, length.out = nrow(df)))
  sapply(1:K, function(k) {
    train <- df[folds != k, ]
    test  <- df[folds == k, ]
    fit   <- lm(formula, data = train)
    pred  <- predict(fit, newdata = test)
    sqrt(mean((test$y - pred)^2))
  }) %>% mean()
}

c(m1 = cv_rmse(y ~ x1, p16_df),
  m2 = cv_rmse(y ~ x1 + x2, p16_df))
## ---- chunk 90
# --- Self-contained: null p-value distribution ---
set.seed(1701)
p17_B <- 5000
p17_n <- 30

p17_pvals <- replicate(p17_B, t.test(rnorm(p17_n))$p.value)
hist(p17_pvals, breaks = 20, main = "p-values under H0")

# Fraction below 0.05 should be ≈ 0.05
mean(p17_pvals < 0.05)
## ---- chunk 91
# --- Self-contained: preallocation ---
set.seed(1801)
p18_B <- 1e5
p18_x <- numeric(p18_B)
for (i in 1:p18_B) p18_x[i] <- rnorm(1)
## ---- chunk 92
# --- Self-contained: replicate vs loop ---
set.seed(1802)
p18_B <- 5000

# Loop
p18_means_loop <- numeric(p18_B)
for (b in 1:p18_B) p18_means_loop[b] <- mean(rnorm(30))

# Replicate
set.seed(1802)
p18_means_rep <- replicate(p18_B, mean(rnorm(30)))

identical(p18_means_loop, p18_means_rep)
## ---- chunk 93
# --- Self-contained: vectorized simulation ---
set.seed(1803)
p18_B <- 5000
p18_n <- 30

# Simulate all data at once
p18_X <- matrix(rnorm(p18_B * p18_n), nrow = p18_n)
p18_means <- colMeans(p18_X)
head(p18_means)
